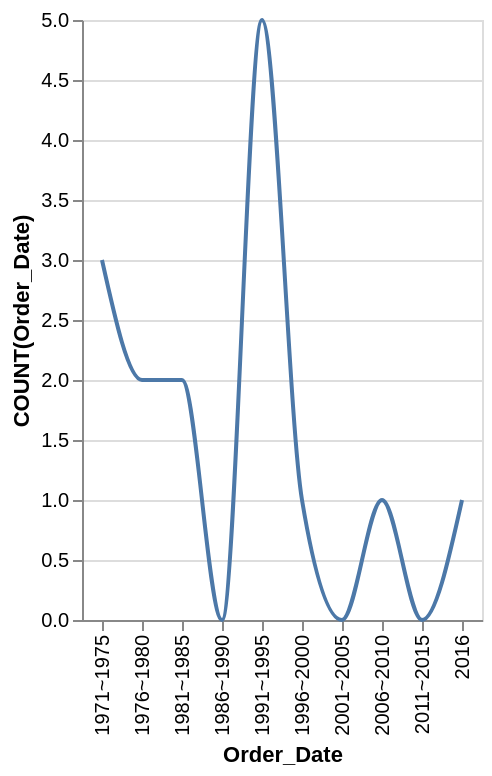

The specification (Vega-Lite) saved for this image:
### Vega-Lite specification from a JSON file in a GitHub repository (floating-point values rounded to 4 significant figures)
{"data": {"values": [{"x_data": "1971~1975", "y_data": 3}, {"x_data": "1976~1980", "y_data": 2}, {"x_data": "1981~1985", "y_data": 2}, {"x_data": "1986~1990", "y_data": 0}, {"x_data": "1991~1995", "y_data": 5}, {"x_data": "1996~2000", "y_data": 1}, {"x_data": "2001~2005", "y_data": 0}, {"x_data": "2006~2010", "y_data": 1}, {"x_data": "2011~2015", "y_data": 0}, {"x_data": "2016", "y_data": 1}]}, "mark": {"type": "line", "interpolate": "monotone"}, "encoding": {"x": {"field": "x_data", "type": "nominal", "title": "Order_Date", "sort": "ascending"}, "y": {"field": "y_data", "type": "quantitative", "title": "COUNT(Order_Date)"}}}
